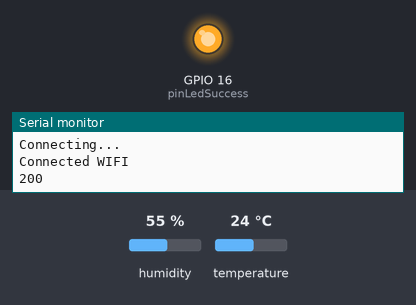
This sketch was run on a simulated ESP32. Parts: output pins drawn as LEDs (lit = HIGH), the last lines printed to the serial monitor. Inputs (shaded band) come from the test bench; at power-on: humidity 55 %, temperature 24 °C. WiFi joins after 1.5 s; servers stay silent unless stated; uploads are accepted with an empty reply.

Above: at 3.1 s.
At 6.7 s:
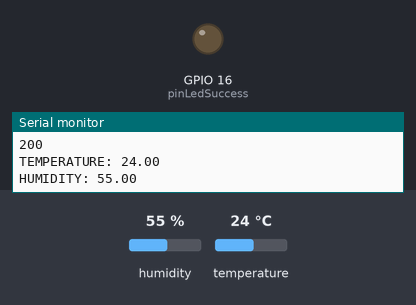
Timing chart, 0 to 11.8 s (numbered marks = the images above):
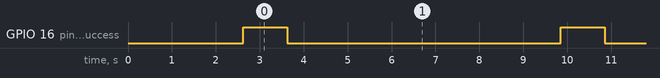

The sketch:

ESP32_Sensors2.ino
```cpp
/* DEVELOPER PABLO SILVA  / *DEVCODES*
CONNECTION TO WIFI AND POST DATA TO ENDPOINT API (NODEJS,EXPRESS,SEQUELIZE AND POSTGRES DATABASE)
*/

#include <WiFi.h>        // Install from library control---> program/include library/admin bibliot/search Wifi
#include <HTTPClient.h>  // Install from library control---> program/include library/admin bibliot/search httpClient
#include <ArduinoJson.h> // Install from library control---> program/include library/admin bibliot/search ArduinoJson
#include <DHT.h>         // Install from library control---> program/include library/admin bibliot/search dht
#include <DHT_U.h>

DHT dht(15,DHT11);   // Sensor data input: pin 15 of ESP32

const char* ssid = "WIFI NETWORK NAME";// your wifi network name
const char* password = "***********"; //your WIFI password
int pinLedSuccess=16;

void setup() {
  Serial.begin(115200);
  dht.begin();
  delay(400);

  WiFi.begin(ssid,password);
  while(WiFi.status()!= WL_CONNECTED){
    delay(1000);
    Serial.println("Connecting...");
  }
  Serial.println("Connected WIFI");
  pinMode(pinLedSuccess,OUTPUT);
}

void loop() {

 float tempValue=readTemp();
 float humValue=readHum();
 String strTempValue=String(tempValue);
 String strHumValue=String(humValue);

if ((WiFi.status()==WL_CONNECTED)) {

    HTTPClient http;

    http.begin("https://api-iot-esp32.devcodes.net/api_IOT/v1/data");  //endpoint API_IOT
    http.addHeader("Content-Type", "application/json");

    StaticJsonDocument<512> doc;
    doc["tempValue"] = strTempValue;
    doc["humValue"] = strHumValue;

    String requestBody;
    serializeJson(doc, requestBody);

    int httpResponseCode = http.POST(requestBody);

    if(httpResponseCode>0){

      String response = http.getString();
      Serial.println(httpResponseCode);
      Serial.println(response);

      digitalWrite(pinLedSuccess,HIGH);
      delay(1000);
      digitalWrite(pinLedSuccess,LOW);
      delay(1000);
      Serial.print("TEMPERATURE: ");
      Serial.println(strTempValue);
      Serial.print("HUMIDITY: ");
      Serial.println(strHumValue);
     }
    else {
    Serial.println("Error occurred while sending HTTP POST" );
    }
  }


  else{
     Serial.println("Lost connection to Wi-Fi");
    }

  delay(5000);
}


float readTemp(){
  float floatTempValue=dht.readTemperature();
  return floatTempValue;
}

float readHum(){
  float floatHumValue=dht.readHumidity();
  return floatHumValue;
}
```

Measured:
- by itself, GPIO 16 (pinLedSuccess): alternates HIGH for 1.0 s and LOW for 6.2 s
